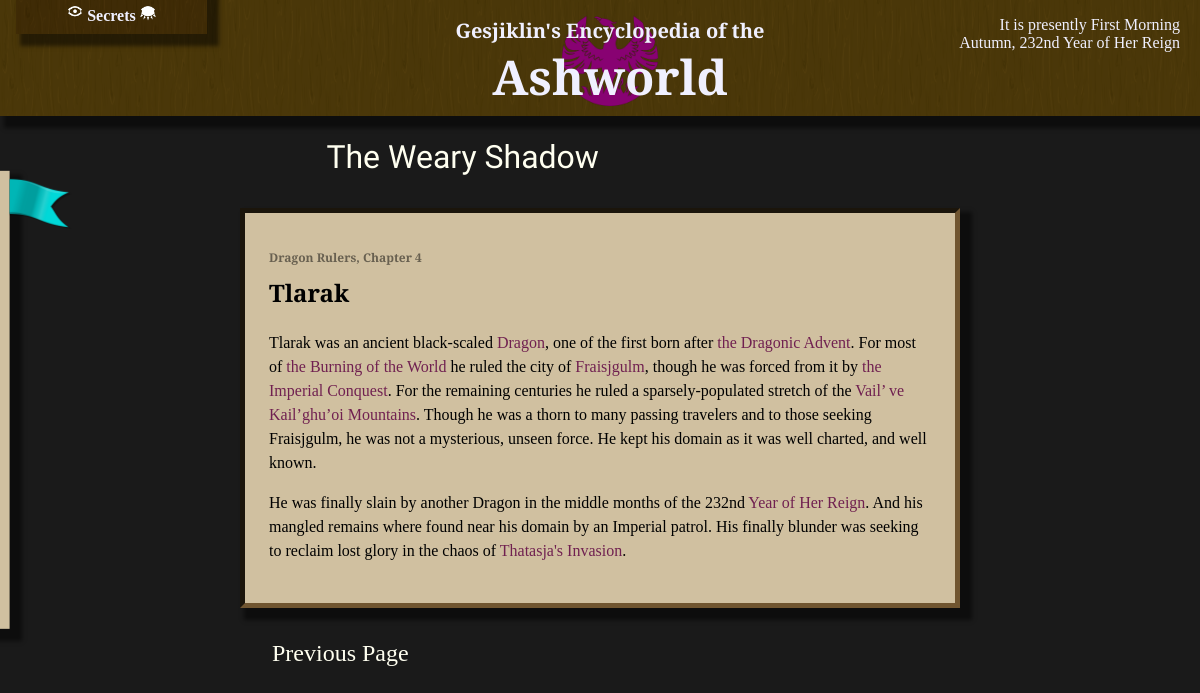
The page /Tlarak-info?terms=None on the database its author committed.
### wiki/models.py (models this page shows, shortened)
class InfoPage(models.Model):
    short_title = models.CharField(max_length = 64, primary_key=True)
    def title(self):
        return self.short_title #self.full_title if self.full_title else self.short_title
    def prev_page(self):
        try:
            return InfoPage.objects.get(next_page = self)
        except (InfoPage.MultipleObjectsReturned, InfoPage.DoesNotExist):
            return None
    def _chapter(self):
        prev = self
        i = 0
        while True:
            new_prev = prev.prev_page()
            if new_prev:
                prev = new_prev
            else:
                break
            i += 1
        return (prev, i)
    def chapter(self):
        info, number = self._chapter()
        return "{}, Chapter {}".format(info.title(), number) if number > 0 else "Introduction"
    def is_secret(self):
        return len(self.text) == 0 and len(InfoSecret.objects.filter(page = self))
    def map_location(self):
        return MapLocation.objects.get(page = self)
    quote = models.TextField(blank = True)
    text = models.TextField(blank = True)
    next_page = models.ForeignKey(to='self', on_delete=models.SET_NULL, null=True, blank=True)

### wiki/views.py (the view)
# urls.py: path('', views.index, name='dictionary'),
def index(request, **kwargs):
	template_name = "wiki/index.html"
	context = base_context(request)
	short_title = kwargs['pagetitle'] if ('pagetitle' in kwargs) else 'Introduction'
	info = None
	try:
		info = InfoPage.objects.get(short_title__iexact=short_title)
	except InfoPage.DoesNotExist:
		base_url = reverse('search')
		query_string =  urlencode({'terms': short_title})
		url = '{}?{}'.format(base_url, query_string)
		return redirect(url)
	context['info'] = info
	return render(request, template_name, context)

### wiki/templatetags/wiki_extras.py (called while the page is built)
def case_agnostic_re(word):
    r = ""
    for letter in word:
        r += "({}|{})".format(letter.upper(),letter.lower())
    return r

@register.filter
def strongterms(value, terms, start_strong="<strong>", end_strong="</strong>"):
    if not terms:
        return mark_safe(value)
    term_re = re.compile("({})([^\.<]|.[\n ])".format("|".join(map(case_agnostic_re, terms))))
    r = ""
    i = 0 # ind of end of last match
    for match in term_re.finditer(value):
        r += value[i:match.start()]
        r += start_strong
        r += match.group()
        r += end_strong
        i = match.end()
    r += value[i:]
    return mark_safe(r)

### wiki/views.py (called while the page is built)
def pop_popup(request):
	queue = request.session.get('popupforms', [])
	if queue and isinstance(queue, list):
		r = queue.pop(0)
		request.session['popupforms'] = queue
		return r
	else:
		return None

def base_context(request):
	context = {}
	context['show_secrets'] = request.session.get('show_secrets', False)
	context['passwords'] = request.session.get('passwords')
	context['locations'] = MapLocation.objects.all()
	if context['passwords']:
		context['unlocked_secrets'] = list(reduce(lambda x,y : x.union(y), (SecretPassword.objects.get(pk=i).unlocks() for i in context['passwords'])))
	context['popupform'] = pop_popup(request)
	context['terms_str'] = request.GET.get('terms')
	context['terms'] = list(filter(lambda term : not term in ignored_terms, context['terms_str'].split(' ') if context['terms_str'] else []))
	context['show_edit'] = request.get_host() == "127.0.0.1:8000"
	return context

### wiki/templates/wiki/index.html (shortened to what this page needs)
{% load static %}
{% load wiki_extras %}
<!DOCTYPE HTML>
<html>
<head>
    <link rel="stylesheet" type="text/css" href="{% static 'wiki/style.css' %}"/>
    {% block head %}
    <link rel="stylesheet" type="text/css" href="{% static 'wiki/info.css' %}"/>
    {% endblock %}
</head>
<body>
<div class="title">
    <image src="{% static 'wiki/Phoenix.png' %}" alt=""/>
    <span><h2>Gesjiklin's Encyclopedia of the</h2><h1>Ashworld</h1></span>
    <div class="passwords">
        <h3>
            <img src="{% static 'wiki/openEye.png' %}" alt="" height="16"/>
            Secrets
            <img src="{% static 'wiki/closedEye.png' %}" alt="" height="16"/>
        </h3>
    </div>
    <p id="datetime" class="right">
        It is presently HOUR SECTION <br/>
        Autumn, 232nd Year of Her Reign
    </p>
</div>
<div class="titlebuffer"></div>
<div class="sidebar">
	<img src="{% static 'wiki/Bookmark.png' %}" class="bookmark_img"/>
</div>
<div class="content">
    {% block content %}
    <p class="quote">
        {{ info.quote | safe}}
    </p>
    <div class="textbox">
        <h3 class="chapter">{{ info.chapter }}</h3>
        <h2>
            {% if info.is_secret and not show_secrets %}
                <span class="secret">There are only secrets here.</span>
            {% else %}
                {{ info.title | safe }}
            {% endif %}
        </h2>
        <p>
            {{ info.text | strongterms:terms }}
        </p>
    </div>
    {% if info.prev_page %}
        <a id="prev" class="pageturn" href="{% url 'info' info.prev_page.pk %}">Previous Page</a>
    {% endif %}
    {% endblock %}
</div>
</body>
</html>

### wiki/static/wiki/style.css (style rules this page uses)
body { padding: 0%; margin: 0%; background-image: url("/static/wiki/stone.png"); background-repeat: repeat; background-attachment: fixed; }
body:before { position: fixed; content:""; top:0; left:0; width:100%; height:100%; opacity: 0.985; background-color: #171717; z-index: -10; }
.title { position: fixed; top: 0; left: 0; width: 100%; margin: 0%; padding: 10px; text-align: center; z-index: 10; }
.title, .passwords { background-image: url("/static/wiki/wood.jpg"); background-repeat: repeat; background-size: 200px 200px; }
.title:before, .passwords:before { position: absolute; content:""; top:0; left:0; width:100%; height:100%; opacity: 0.85; background: #453605; z-index: -10; }
.title, .title a { color: #f0f0ff; }
.title, .titlebuffer { height: 6em; }
.title img { max-height: 100%; }
.title span { position: absolute; top: 0; left: 50%; transform: translate(-50%, 0%); }
.title h2 { margin-bottom: 0%; font-size: 1.25em; }
.title h1 { margin-top: 0%; margin-bottom: 8px; font-size: 3em; }
.title h1, h2, .sidebar a, .sidebar form { font-family: 'Cinzel Decorative', cursive; }
.title p { position: absolute; top: 0; padding: 0px 8px; }
.title p.right { text-align: right; right: 2em; }
.passwords { position: absolute; left: 16px; top: 0; transform: translate(0, calc(18px + 1em - 100%)); width: 15%; padding: 4px; padding-bottom: 8px; transition: top 1s; transition: bottom 1s; transition: transform 1s; }
.passwords:before { background: #382702; }
.passwords:before { z-index: 0; }
.passwords p, .passwords form, .passwords h3 { position: relative; z-index: 1; }
.passwords h3 { font-weight: bold; font-size: 1em; margin-bottom: 1px; }
.content { padding: 10px 20%; color: #fffff0; }
.quote, .quoteauthor { font-family: 'Tangerine', cursive; padding-left: 12%; padding-right: 12%; }
.quote { font-size: 2em; }
.textbox { color: #000000; padding: 24px; border-style: inset; border-color: #705530; border-width: 5px; line-height: 1.5; }
.textbox p { position: relative; }
.sidebar { position: absolute; left: 0; top: 50%; padding: 16px; padding-top: inherit; width: 10em; z-index: 20; transform: translate(-95%, -50%); transition: transform 1s; }
.bookmark_img { position: absolute; top: 0; right: -64px; height: 64px; width: auto; }
a { text-decoration: none; color: #000000; }
.textbox p a, .textbox form a { color: #702050; }
.title, .content .textbox, .sidebar, .passwords { box-shadow: 8px 8px 4px 4px #00000080; }
.sidebar, .textbox { background-color: #d0c0a0; }

### wiki/static/wiki/info.css (style rules this page uses)
.edit, .pageturn { font-family: 'Cinzel Decorative', cursive; text-decoration: none; }
.pageturn { color: inherit; padding: 32px 32px; font-size: 1.5em; }
#prev.pageturn { float: left; }
h3.chapter { font-size: 0.75em; color: #00000080; margin-bottom: -12px; font-family: 'Cinzel Decorative', cursive; }

### rows shown on the page
InfoPage: quote "The Weary Shadow", chapter "Dragon Rulers, Chapter 4", title "Tlarak", text|strongterms "Tlarak was an ancient black-scaled Dragon , one of the first born after the Dragonic Advent . For most of the Burning of the World he ruled the city of Fraisjgulm , though he was forced from it by the Imperial Conquest . For the remaining centuries he ruled a sparsely-populated stretch of the Vail’ ve Kail’ghu’oi Mountains . Though he was a thorn to many passing travelers and to those seeking Fraisjgulm, he was not a mysterious, unseen force. He kept his domain as it was well charted, and well known. He was finally slain by another Dragon in the middle months of the 232nd Year of Her Reign . And his mangled remains where found near his domain by an Imperial patrol. His finally blunder was…"
